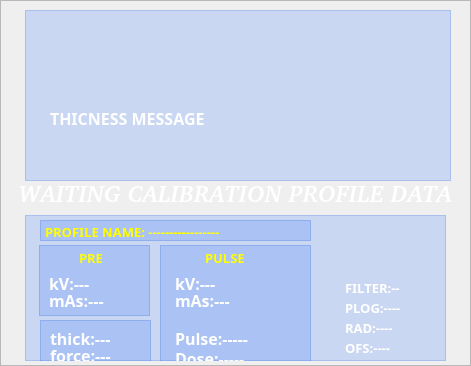
   <widget class="QFrame" name="calibProfileFrame">
    <property name="geometry">
     <rect>
      <x>160</x>
      <y>55</y>
      <width>471</width>
      <height>366</height>
     </rect>
    </property>
    <property name="styleSheet">
     <string notr="true">background-image: url(:/transparent.png);</string>
    </property>
    <property name="frameShape">
     <enum>QFrame::StyledPanel</enum>
    </property>
    <property name="frameShadow">
     <enum>QFrame::Raised</enum>
    </property>
    <widget class="QFrame" name="exposureFrame">
     <property name="geometry">
      <rect>
       <x>25</x>
       <y>215</y>
       <width>421</width>
       <height>146</height>
      </rect>
     </property>
     <property name="styleSheet">
      <string notr="true">background-image: url(:/transparent.png);

background-color: rgb(0, 85, 255,40);</string>
     </property>
     <property name="frameShape">
      <enum>QFrame::StyledPanel</enum>
     </property>
     <property name="frameShadow">
      <enum>QFrame::Raised</enum>
     </property>
     <widget class="QFrame" name="profileFieldFrame">
      <property name="geometry">
       <rect>
        <x>335</x>
        <y>15</y>
        <width>46</width>
        <height>36</height>
       </rect>
      </property>
      <property name="styleSheet">
       <string notr="true">border-image: url(:/Sym/Sym/campi1.png);
background-color: rgb(255, 255, 255,0);</string>
      </property>
      <property name="frameShape">
       <enum>QFrame::StyledPanel</enum>
      </property>
      <property name="frameShadow">
       <enum>QFrame::Raised</enum>
      </property>
     </widget>
     <widget class="QLabel" name="profilePlog">
      <property name="enabled">
       <bool>false</bool>
      </property>
      <property name="geometry">
       <rect>
        <x>320</x>
        <y>85</y>
        <width>91</width>
        <height>16</height>
       </rect>
      </property>
      <property name="font">
       <font>
        <family>Sans Serif</family>
        <pointsize>10</pointsize>
        <weight>75</weight>
        <bold>true</bold>
       </font>
      </property>
      <property name="styleSheet">
       <string notr="true">background-image: url(:/transparent.png);
background-color: rgb(255, 255, 255,0);
color: rgb(255, 255, 255);</string>
      </property>
      <property name="text">
       <string notr="true">PLOG:----</string>
      </property>
     </widget>
     <widget class="QLabel" name="profileRad">
      <property name="enabled">
       <bool>false</bool>
      </property>
      <property name="geometry">
       <rect>
        <x>320</x>
        <y>105</y>
        <width>81</width>
        <height>16</height>
       </rect>
      </property>
      <property name="font">
       <font>
        <family>Sans Serif</family>
        <pointsize>10</pointsize>
        <weight>75</weight>
        <bold>true</bold>
       </font>
      </property>
      <property name="styleSheet">
       <string notr="true">background-image: url(:/transparent.png);
background-color: rgb(255, 255, 255,0);
color: rgb(255, 255, 255);</string>
      </property>
      <property name="text">
       <string notr="true">RAD:----</string>
      </property>
     </widget>
     <widget class="QLabel" name="profileOffset">
      <property name="enabled">
       <bool>false</bool>
      </property>
      <property name="geometry">
       <rect>
        <x>320</x>
        <y>125</y>
        <width>76</width>
        <height>16</height>
       </rect>
      </property>
      <property name="font">
       <font>
        <family>Sans Serif</family>
        <pointsize>10</pointsize>
        <weight>75</weight>
        <bold>true</bold>
       </font>
      </property>
      <property name="styleSheet">
       <string notr="true">background-image: url(:/transparent.png);
background-color: rgb(255, 255, 255,0);
color: rgb(255, 255, 255);</string>
      </property>
      <property name="text">
       <string notr="true">OFS:----</string>
      </property>
     </widget>
     <widget class="QLabel" name="profileFilter">
      <property name="enabled">
       <bool>false</bool>
      </property>
      <property name="geometry">
       <rect>
        <x>320</x>
        <y>65</y>
        <width>91</width>
        <height>16</height>
       </rect>
      </property>
      <property name="font">
       <font>
        <family>Sans Serif</family>
        <pointsize>10</pointsize>
        <weight>75</weight>
        <bold>true</bold>
       </font>
      </property>
      <property name="styleSheet">
       <string notr="true">background-image: url(:/transparent.png);
background-color: rgb(255, 255, 255,0);
color: rgb(255, 255, 255);</string>
      </property>
      <property name="text">
       <string notr="true">FILTER:--</string>
      </property>
     </widget>
     <widget class="QFrame" name="frame">
      <property name="geometry">
       <rect>
        <x>135</x>
        <y>30</y>
        <width>151</width>
        <height>131</height>
       </rect>
      </property>
      <property name="frameShape">
       <enum>QFrame::StyledPanel</enum>
      </property>
      <property name="frameShadow">
       <enum>QFrame::Raised</enum>
      </property>
      <widget class="QLabel" name="profilemAs">
       <property name="enabled">
        <bool>false</bool>
       </property>
       <property name="geometry">
        <rect>
         <x>15</x>
         <y>45</y>
         <width>86</width>
         <height>21</height>
        </rect>
       </property>
       <property name="font">
        <font>
         <family>Sans Serif</family>
         <pointsize>12</pointsize>
         <weight>75</weight>
         <bold>true</bold>
        </font>
       </property>
       <property name="styleSheet">
        <string notr="true">background-image: url(:/transparent.png);
background-color: rgb(255, 255, 255,0);
color: rgb(255, 255, 255);</string>
       </property>
       <property name="text">
        <string notr="true">mAs:---</string>
       </property>
      </widget>
      <widget class="QLabel" name="profilePulse">
       <property name="enabled">
        <bool>false</bool>
       </property>
       <property name="geometry">
        <rect>
         <x>15</x>
         <y>80</y>
         <width>121</width>
         <height>26</height>
        </rect>
       </property>
       <property name="font">
        <font>
         <family>Sans Serif</family>
         <pointsize>12</pointsize>
         <weight>75</weight>
         <bold>true</bold>
        </font>
       </property>
       <property name="styleSheet">
        <string notr="true">background-image: url(:/transparent.png);
background-color: rgb(255, 255, 255,0);
color: rgb(255, 255, 255);</string>
       </property>
       <property name="text">
        <string notr="true">Pulse:-----</string>
       </property>
      </widget>
      <widget class="QLabel" name="profileDose">
       <property name="enabled">
        <bool>false</bool>
       </property>
       <property name="geometry">
        <rect>
         <x>15</x>
         <y>100</y>
         <width>131</width>
         <height>26</height>
        </rect>
       </property>
       <property name="font">
        <font>
         <family>Sans Serif</family>
         <pointsize>12</pointsize>
         <weight>75</weight>
         <bold>true</bold>
        </font>
       </property>
       <property name="styleSheet">
        <string notr="true">background-image: url(:/transparent.png);
background-color: rgb(255, 255, 255,0);
color: rgb(255, 255, 255);</string>
       </property>
       <property name="text">
        <string notr="true">Dose:-----</string>
       </property>
      </widget>
      <widget class="QLabel" name="profileKv">
       <property name="enabled">
        <bool>false</bool>
       </property>
       <property name="geometry">
        <rect>
         <x>15</x>
         <y>25</y>
         <width>101</width>
         <height>26</height>
        </rect>
       </property>
       <property name="font">
        <font>
         <family>Sans Serif</family>
         <pointsize>12</pointsize>
         <weight>75</weight>
         <bold>true</bold>
        </font>
       </property>
       <property name="styleSheet">
        <string notr="true">background-image: url(:/transparent.png);
background-color: rgb(255, 255, 255,0);
color: rgb(255, 255, 255);</string>
       </property>
       <property name="text">
        <string notr="true">kV:---</string>
       </property>
      </widget>
      <widget class="QLabel" name="plogLabel_12">
       <property name="enabled">
        <bool>false</bool>
       </property>
       <property name="geometry">
        <rect>
         <x>45</x>
         <y>5</y>
         <width>56</width>
         <height>16</height>
        </rect>
       </property>
       <property name="font">
        <font>
         <family>Sans Serif</family>
         <pointsize>10</pointsize>
         <weight>75</weight>
         <bold>true</bold>
        </font>
       </property>
       <property name="styleSheet">
        <string notr="true">background-image: url(:/transparent.png);
background-color: rgb(255, 255, 255,0);
color: rgb(255, 255, 0);</string>
       </property>
       <property name="text">
        <string notr="true">PULSE</string>
       </property>
      </widget>
     </widget>
     <widget class="QFrame" name="frame_4">
      <property name="geometry">
       <rect>
        <x>14</x>
        <y>30</y>
        <width>111</width>
        <height>71</height>
       </rect>
      </property>
      <property name="frameShape">
       <enum>QFrame::StyledPanel</enum>
      </property>
      <property name="frameShadow">
       <enum>QFrame::Raised</enum>
      </property>
      <widget class="QLabel" name="plogLabel_13">
       <property name="enabled">
        <bool>false</bool>
       </property>
       <property name="geometry">
        <rect>
         <x>40</x>
         <y>5</y>
         <width>36</width>
         <height>16</height>
        </rect>
       </property>
       <property name="font">
        <font>
         <family>Sans Serif</family>
         <pointsize>10</pointsize>
         <weight>75</weight>
         <bold>true</bold>
        </font>
       </property>
       <property name="styleSheet">
        <string notr="true">background-image: url(:/transparent.png);
background-color: rgb(255, 255, 255,0);
color: rgb(255, 255, 0);</string>
       </property>
       <property name="text">
        <string notr="true">PRE</string>
       </property>
      </widget>
      <widget class="QLabel" name="profilemAsPre">
       <property name="enabled">
        <bool>false</bool>
       </property>
       <property name="geometry">
        <rect>
         <x>10</x>
         <y>45</y>
         <width>86</width>
         <height>21</height>
        </rect>
       </property>
       <property name="font">
        <font>
         <family>Sans Serif</family>
         <pointsize>12</pointsize>
         <weight>75</weight>
         <bold>true</bold>
        </font>
       </property>
       <property name="styleSheet">
        <string notr="true">background-image: url(:/transparent.png);
background-color: rgb(255, 255, 255,0);
color: rgb(255, 255, 255);</string>
       </property>
       <property name="text">
        <string notr="true">mAs:---</string>
       </property>
      </widget>
      <widget class="QLabel" name="profilekVPre">
       <property name="enabled">
        <bool>false</bool>
       </property>
       <property name="geometry">
        <rect>
         <x>10</x>
         <y>25</y>
         <width>61</width>
         <height>26</height>
        </rect>
       </property>
       <property name="font">
        <font>
         <family>Sans Serif</family>
         <pointsize>12</pointsize>
         <weight>75</weight>
         <bold>true</bold>
        </font>
       </property>
       <property name="styleSheet">
        <string notr="true">background-image: url(:/transparent.png);
background-color: rgb(255, 255, 255,0);
color: rgb(255, 255, 255);</string>
       </property>
       <property name="text">
        <string notr="true">kV:---</string>
       </property>
      </widget>
     </widget>
     <widget class="QFrame" name="frame_5">
      <property name="geometry">
       <rect>
        <x>15</x>
        <y>105</y>
        <width>111</width>
        <height>56</height>
       </rect>
      </property>
      <property name="frameShape">
       <enum>QFrame::StyledPanel</enum>
      </property>
      <property name="frameShadow">
       <enum>QFrame::Raised</enum>
      </property>
      <widget class="QLabel" name="profileForce">
       <property name="enabled">
        <bool>false</bool>
       </property>
       <property name="geometry">
        <rect>
         <x>10</x>
         <y>25</y>
         <width>101</width>
         <height>21</height>
        </rect>
       </property>
       <property name="font">
        <font>
         <family>Sans Serif</family>
         <pointsize>12</pointsize>
         <weight>75</weight>
         <bold>true</bold>
        </font>
       </property>
       <property name="styleSheet">
        <string notr="true">background-image: url(:/transparent.png);
background-color: rgb(255, 255, 255,0);
color: rgb(255, 255, 255);</string>
       </property>
       <property name="text">
        <string notr="true">force:---</string>
       </property>
      </widget>
      <widget class="QLabel" name="profileThick">
       <property name="enabled">
        <bool>false</bool>
       </property>
       <property name="geometry">
        <rect>
         <x>10</x>
         <y>5</y>
         <width>101</width>
         <height>26</height>
        </rect>
       </property>
       <property name="font">
        <font>
         <family>Sans Serif</family>
         <pointsize>12</pointsize>
         <weight>75</weight>
         <bold>true</bold>
        </font>
       </property>
       <property name="styleSheet">
        <string notr="true">background-image: url(:/transparent.png);
background-color: rgb(255, 255, 255,0);
color: rgb(255, 255, 255);</string>
       </property>
       <property name="text">
        <string notr="true">thick:---</string>
       </property>
      </widget>
     </widget>
     <widget class="QFrame" name="frame_6">
      <property name="geometry">
       <rect>
        <x>15</x>
        <y>5</y>
        <width>271</width>
        <height>21</height>
       </rect>
      </property>
      <property name="frameShape">
       <enum>QFrame::StyledPanel</enum>
      </property>
      <property name="frameShadow">
       <enum>QFrame::Raised</enum>
      </property>
      <widget class="QLabel" name="profileName">
       <property name="enabled">
        <bool>false</bool>
       </property>
       <property name="geometry">
        <rect>
         <x>5</x>
         <y>4</y>
         <width>261</width>
         <height>16</height>
        </rect>
       </property>
       <property name="font">
        <font>
         <family>Sans Serif</family>
         <pointsize>10</pointsize>
         <weight>75</weight>
         <bold>true</bold>
        </font>
       </property>
       <property name="styleSheet">
        <string notr="true">background-image: url(:/transparent.png);
background-color: rgb(255, 255, 255,0);
color: rgb(255, 255, 0);</string>
       </property>
       <property name="text">
        <string notr="true">PROFILE NAME: -----------------</string>
       </property>
      </widget>
     </widget>
    </widget>
    <widget class="QFrame" name="dataFrame">
     <property name="geometry">
      <rect>
       <x>25</x>
       <y>10</y>
       <width>426</width>
       <height>171</height>
      </rect>
     </property>
     <property name="styleSheet">
      <string notr="true">background-image: url(:/transparent.png);
background-color: rgb(0, 85, 255,40);</string>
     </property>
     <property name="frameShape">
      <enum>QFrame::StyledPanel</enum>
     </property>
     <property name="frameShadow">
      <enum>QFrame::Raised</enum>
     </property>
     <widget class="QFrame" name="frameProfilePhantom">
      <property name="geometry">
       <rect>
        <x>10</x>
        <y>5</y>
        <width>201</width>
        <height>166</height>
       </rect>
      </property>
      <property name="styleSheet">
       <string notr="true">border-image: url(:/Sym/Sym/PMMI6.png);
background-color: rgb(0, 0, 0,0);</string>
      </property>
      <property name="frameShape">
       <enum>QFrame::StyledPanel</enum>
      </property>
      <property name="frameShadow">
       <enum>QFrame::Raised</enum>
      </property>
      <widget class="QFrame" name="warningPhantomProfile">
       <property name="geometry">
        <rect>
         <x>80</x>
         <y>55</y>
         <width>41</width>
         <height>36</height>
        </rect>
       </property>
       <property name="styleSheet">
        <string notr="true">border-image: url(:/warning.png);</string>
       </property>
       <property name="frameShape">
        <enum>QFrame::StyledPanel</enum>
       </property>
       <property name="frameShadow">
        <enum>QFrame::Raised</enum>
       </property>
      </widget>
      <widget class="QLabel" name="profilePhantomLabel">
       <property name="enabled">
        <bool>false</bool>
       </property>
       <property name="geometry">
        <rect>
         <x>15</x>
         <y>90</y>
         <width>181</width>
         <height>26</height>
        </rect>
       </property>
       <property name="font">
        <font>
         <family>Sans Serif</family>
         <pointsize>12</pointsize>
         <weight>75</weight>
         <bold>true</bold>
        </font>
       </property>
       <property name="toolTip">
        <string notr="true"/>
       </property>
       <property name="statusTip">
        <string notr="true"/>
       </property>
       <property name="whatsThis">
        <string notr="true"/>
       </property>
       <property name="accessibleName">
        <string notr="true"/>
       </property>
       <property name="accessibleDescription">
        <string notr="true"/>
       </property>
       <property name="styleSheet">
        <string notr="true">border-image: url(:/);
background-color: rgb(255, 255, 255,0);
color: rgb(255, 255, 255);</string>
       </property>
       <property name="text">
        <string notr="true">THICNESS MESSAGE</string>
       </property>
      </widget>
     </widget>
     <widget class="QFrame" name="frameProfilePotter">
      <property name="geometry">
       <rect>
        <x>225</x>
        <y>5</y>
        <width>186</width>
        <height>171</height>
       </rect>
      </property>
      <property name="styleSheet">
       <string notr="true">border-image: url(:/Sym/Sym/POTTER-BUCKY_CASSETTE.png);
background-color: rgb(0, 0, 0,0);</string>
      </property>
      <property name="frameShape">
       <enum>QFrame::StyledPanel</enum>
      </property>
      <property name="frameShadow">
       <enum>QFrame::Raised</enum>
      </property>
      <widget class="QFrame" name="warningCassetteProfile">
       <property name="geometry">
        <rect>
         <x>120</x>
         <y>115</y>
         <width>41</width>
         <height>36</height>
        </rect>
       </property>
       <property name="styleSheet">
        <string notr="true">border-image: url(:/warning.png);</string>
       </property>
       <property name="frameShape">
        <enum>QFrame::StyledPanel</enum>
       </property>
       <property name="frameShadow">
        <enum>QFrame::Raised</enum>
       </property>
      </widget>
      <widget class="QFrame" name="warningPotterProfile">
       <property name="geometry">
        <rect>
         <x>55</x>
         <y>50</y>
         <width>41</width>
         <height>36</height>
        </rect>
       </property>
       <property name="styleSheet">
        <string notr="true">border-image: url(:/warning.png);</string>
       </property>
       <property name="frameShape">
        <enum>QFrame::StyledPanel</enum>
       </property>
       <property name="frameShadow">
        <enum>QFrame::Raised</enum>
       </property>
      </widget>
     </widget>
    </widget>
    <widget class="QLabel" name="waitingProfileLabel">
     <property name="enabled">
      <bool>false</bool>
     </property>
     <property name="geometry">
      <rect>
       <x>10</x>
       <y>180</y>
       <width>451</width>
       <height>26</height>
      </rect>
     </property>
     <property name="font">
      <font>
       <family>Bitstream Charter</family>
       <pointsize>18</pointsize>
       <weight>75</weight>
       <italic>true</italic>
       <bold>true</bold>
      </font>
     </property>
     <property name="toolTip">
      <string notr="true"/>
     </property>
     <property name="statusTip">
      <string notr="true"/>
     </property>
     <property name="whatsThis">
      <string notr="true"/>
     </property>
     <property name="accessibleName">
      <string notr="true"/>
     </property>
     <property name="accessibleDescription">
      <string notr="true"/>
     </property>
     <property name="styleSheet">
      <string notr="true">border-image: url(:/);
background-color: rgb(255, 255, 255,0);
color: rgb(255, 255, 255);</string>
     </property>
     <property name="text">
      <string notr="true">WAITING CALIBRATION PROFILE DATA</string>
     </property>
     <property name="alignment">
      <set>Qt::AlignCenter</set>
     </property>
    </widget>
   </widget>
